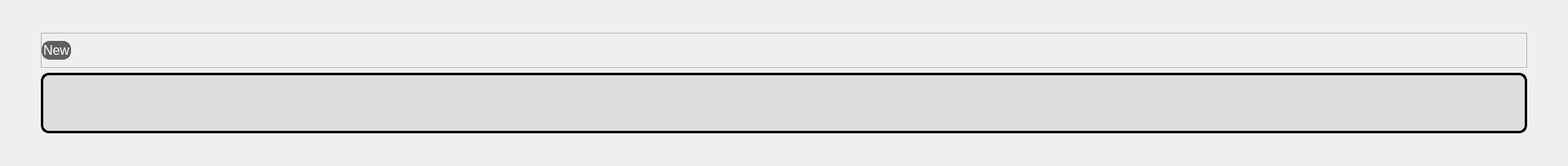
            <widget class="QWidget" name="page_stream">
             <property name="styleSheet">
              <string notr="true"/>
             </property>
             <layout class="QVBoxLayout" name="verticalLayout_3">
              <property name="leftMargin">
               <number>50</number>
              </property>
              <property name="topMargin">
               <number>40</number>
              </property>
              <property name="rightMargin">
               <number>50</number>
              </property>
              <property name="bottomMargin">
               <number>40</number>
              </property>
              <item>
               <widget class="QFrame" name="frame_2">
                <property name="minimumSize">
                 <size>
                  <width>0</width>
                  <height>30</height>
                 </size>
                </property>
                <property name="styleSheet">
                 <string notr="true">QPushButton{
	background-color: rgb(95, 95, 95);
	color: rgb(255, 255, 255);
	border: 2px solid rgb(95,95,95);
	border-radius: 10px;
}
QPushButton:hover{	
	background-color: rgb(159, 159, 159);
}</string>
                </property>
                <property name="frameShape">
                 <enum>QFrame::StyledPanel</enum>
                </property>
                <property name="frameShadow">
                 <enum>QFrame::Raised</enum>
                </property>
                <layout class="QHBoxLayout" name="horizontalLayout_6">
                 <property name="leftMargin">
                  <number>0</number>
                 </property>
                 <item>
                  <widget class="QPushButton" name="btn_add_stream">
                   <property name="enabled">
                    <bool>true</bool>
                   </property>
                   <property name="font">
                    <font>
                     <pointsize>12</pointsize>
                    </font>
                   </property>
                   <property name="cursor">
                    <cursorShape>OpenHandCursor</cursorShape>
                   </property>
                   <property name="styleSheet">
                    <string notr="true"/>
                   </property>
                   <property name="text">
                    <string>New</string>
                   </property>
                   <property name="icon">
                    <iconset resource="traffic.qrc">
                     <normaloff>:/icons/icons/plus.png</normaloff>:/icons/icons/plus.png</iconset>
                   </property>
                   <property name="iconSize">
                    <size>
                     <width>30</width>
                     <height>35</height>
                    </size>
                   </property>
                   <property name="checkable">
                    <bool>false</bool>
                   </property>
                  </widget>
                 </item>
                 <item>
                  <spacer name="horizontalSpacer">
                   <property name="orientation">
                    <enum>Qt::Horizontal</enum>
                   </property>
                   <property name="sizeHint" stdset="0">
                    <size>
                     <width>1025</width>
                     <height>20</height>
                    </size>
                   </property>
                  </spacer>
                 </item>
                </layout>
               </widget>
              </item>
              <item>
               <widget class="QTableWidget" name="table_stream">
                <property name="enabled">
                 <bool>true</bool>
                </property>
                <property name="font">
                 <font>
                  <family>Times New Roman</family>
                  <pointsize>10</pointsize>
                  <weight>75</weight>
                  <bold>true</bold>
                 </font>
                </property>
                <property name="tabletTracking">
                 <bool>true</bool>
                </property>
                <property name="autoFillBackground">
                 <bool>false</bool>
                </property>
                <property name="styleSheet">
                 <string notr="true">QTableWidget{
	background-color: rgb(221, 221, 221);
	border-style: outset;
    border-width: 3px;
    border-radius: 10px;
}
QPushButton:hover{
	background-color: rgb(224, 222, 222);
}
</string>
                </property>
                <property name="frameShape">
                 <enum>QFrame::StyledPanel</enum>
                </property>
                <property name="frameShadow">
                 <enum>QFrame::Plain</enum>
                </property>
                <property name="horizontalScrollBarPolicy">
                 <enum>Qt::ScrollBarAlwaysOff</enum>
                </property>
                <property name="sizeAdjustPolicy">
                 <enum>QAbstractScrollArea::AdjustToContents</enum>
                </property>
                <property name="editTriggers">
                 <set>QAbstractItemView::NoEditTriggers</set>
                </property>
                <property name="dragDropMode">
                 <enum>QAbstractItemView::NoDragDrop</enum>
                </property>
                <property name="alternatingRowColors">
                 <bool>true</bool>
                </property>
                <property name="selectionMode">
                 <enum>QAbstractItemView::SingleSelection</enum>
                </property>
                <property name="selectionBehavior">
                 <enum>QAbstractItemView::SelectRows</enum>
                </property>
                <property name="showGrid">
                 <bool>true</bool>
                </property>
                <property name="gridStyle">
                 <enum>Qt::SolidLine</enum>
                </property>
                <property name="sortingEnabled">
                 <bool>true</bool>
                </property>
                <property name="wordWrap">
                 <bool>false</bool>
                </property>
                <attribute name="horizontalHeaderVisible">
                 <bool>false</bool>
                </attribute>
                <attribute name="horizontalHeaderCascadingSectionResizes">
                 <bool>true</bool>
                </attribute>
                <attribute name="horizontalHeaderDefaultSectionSize">
                 <number>200</number>
                </attribute>
                <attribute name="horizontalHeaderHighlightSections">
                 <bool>true</bool>
                </attribute>
                <attribute name="horizontalHeaderMinimumSectionSize">
                 <number>0</number>
                </attribute>
                <attribute name="horizontalHeaderShowSortIndicator" stdset="0">
                 <bool>true</bool>
                </attribute>
                <attribute name="horizontalHeaderStretchLastSection">
                 <bool>true</bool>
                </attribute>
                <attribute name="verticalHeaderVisible">
                 <bool>false</bool>
                </attribute>
                <attribute name="verticalHeaderCascadingSectionResizes">
                 <bool>false</bool>
                </attribute>
                <attribute name="verticalHeaderStretchLastSection">
                 <bool>false</bool>
                </attribute>
                <column>
                 <property name="text">
                  <string/>
                 </property>
                </column>
                <column>
                 <property name="text">
                  <string/>
                 </property>
                </column>
                <column>
                 <property name="text">
                  <string/>
                 </property>
                </column>
                <column>
                 <property name="text">
                  <string>ID</string>
                 </property>
                 <property name="font">
                  <font>
                   <pointsize>10</pointsize>
                   <weight>75</weight>
                   <bold>true</bold>
                  </font>
                 </property>
                </column>
                <column>
                 <property name="text">
                  <string>NAME</string>
                 </property>
                 <property name="font">
                  <font>
                   <pointsize>10</pointsize>
                   <weight>75</weight>
                   <bold>true</bold>
                  </font>
                 </property>
                </column>
                <column>
                 <property name="text">
                  <string>SOURCE</string>
                 </property>
                 <property name="font">
                  <font>
                   <pointsize>10</pointsize>
                   <weight>75</weight>
                   <bold>true</bold>
                  </font>
                 </property>
                </column>
                <column>
                 <property name="text">
                  <string>THRESHOLD</string>
                 </property>
                 <property name="font">
                  <font>
                   <pointsize>10</pointsize>
                   <weight>75</weight>
                   <bold>true</bold>
                  </font>
                 </property>
                </column>
                <column>
                 <property name="text">
                  <string>STATUS</string>
                 </property>
                 <property name="font">
                  <font>
                   <pointsize>10</pointsize>
                   <weight>75</weight>
                   <bold>true</bold>
                  </font>
                 </property>
                </column>
                <column>
                 <property name="text">
                  <string>DESCRIPTION</string>
                 </property>
                 <property name="font">
                  <font>
                   <pointsize>10</pointsize>
                   <weight>75</weight>
                   <bold>true</bold>
                  </font>
                 </property>
                </column>
               </widget>
              </item>
             </layout>
            </widget>
